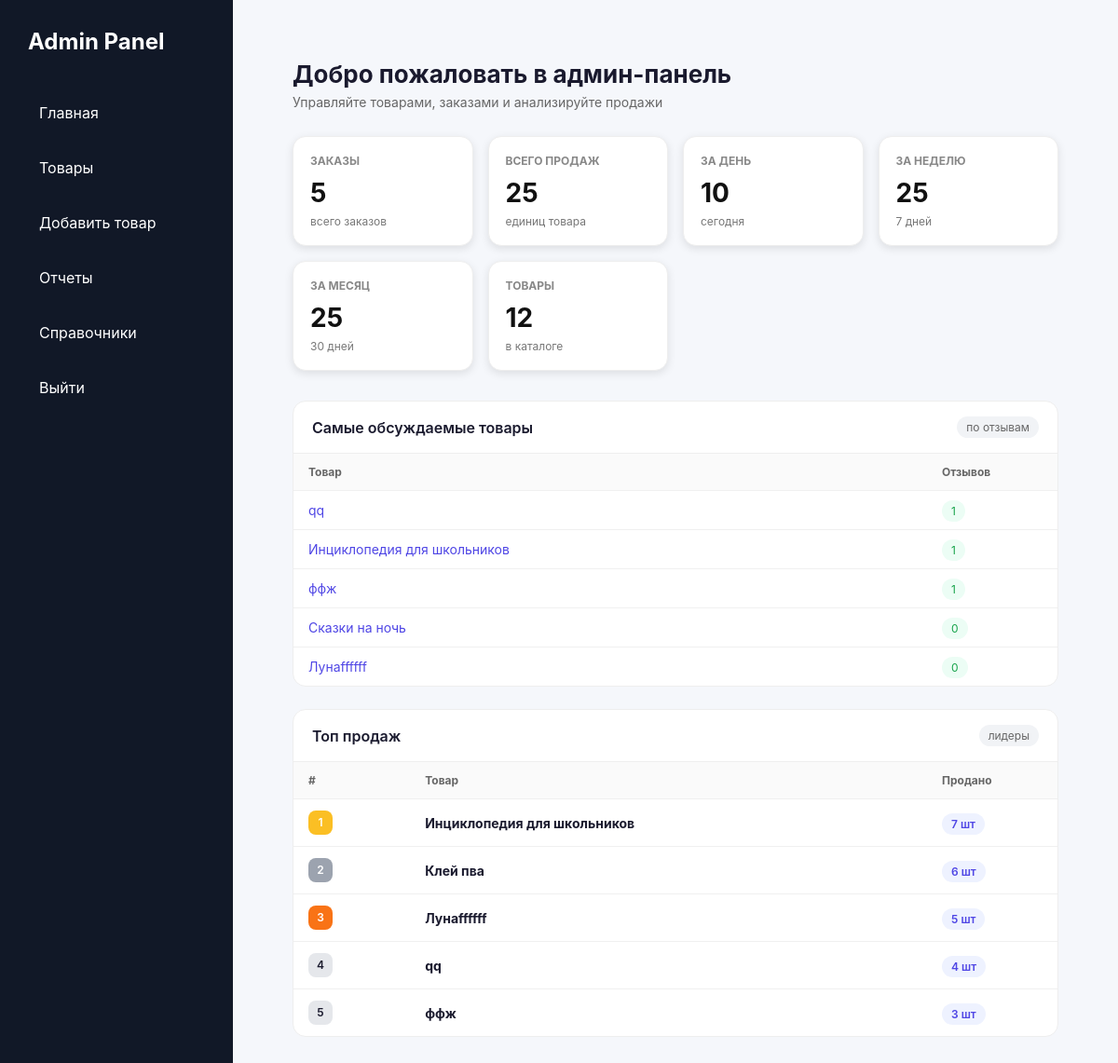
Page /admin-panel/ (signed in) on the committed database.
### shop/models.py (models this page shows, shortened)
class Product(models.Model):
    name = models.CharField(max_length=255, verbose_name="Название")
    slug = models.SlugField(max_length=200, unique=True, blank=True)
    description = models.TextField(blank=True, verbose_name="Описание")
    category = models.ForeignKey(
        Category,
        on_delete=models.PROTECT,blank=False, null=False,
        related_name='products',
        verbose_name="Категория"
    )
    available = models.BooleanField(default=True, verbose_name="Доступен для продажи")
    created = models.DateTimeField(auto_now_add=True)
    updated = models.DateTimeField(auto_now=True)
    rating = models.FloatField(default=0)  # средний рейтинг
    rating_count = models.PositiveIntegerField(default=0)  # сколько оценок
    class Meta:
        verbose_name = "Товар"
        verbose_name_plural = "Товары"
        ordering = ['name']

### admin_panel/views.py (the view)
# urls.py: path('', views.dashboard, name='dashboard'),
@admin_required
def dashboard(request):
    total_orders = Order.objects.count()
    total_products = Product.objects.count()
    total_sales = OrderItem.objects.aggregate(
        total=Sum('quantity')
    )['total'] or 0
    sales_day = get_sales_by_period(1)
    sales_week = get_sales_by_period(7)
    sales_month = get_sales_by_period(30)
    popular_products = (
        OrderItem.objects
        .values('product__id', 'product__name')
        .annotate(total_sold=Sum('quantity'))
        .order_by('-total_sold')[:5]
    )
    most_commented = (
        Product.objects
        .annotate(review_count=Count('reviews'))
        .order_by('-review_count')[:5]
    )
    context = {
        'total_orders': total_orders,
        'total_products': total_products,
        'total_sales': total_sales,
        'sales_day': sales_day,
        'sales_week': sales_week,
        'sales_month': sales_month,
        'popular_products': popular_products,
        'most_commented': most_commented,
    }
    return render(request, 'admin_panel/dashboard.html', context)

### admin_panel/views.py (called while the page is built)
def get_sales_by_period(days):
    since = timezone.now() - timedelta(days=days)
    return OrderItem.objects.filter(
        order__created__gte=since
    ).aggregate(
        total=Sum('quantity')
    )['total'] or 0

### cart/context_processors.py (called while the page is built)
def cart(request):
    if request.user.is_authenticated:
        buyer = getattr(request.user, 'buyer', None)
        if buyer:
            count = Cart.objects.filter(
                buyer=buyer
            ).aggregate(
                total=Sum('quantity')
            )['total'] or 0
        else:
            count = 0
    else:
        count = 0
    return {
        'cart_item_count': count
    }

### admin_panel/templates/admin_panel/dashboard.html (shortened to what this page needs)
{% extends "admin_panel/base.html" %}
{% load static %}
{% block extra_css %}
<link rel="stylesheet" href="{% static 'admin_panel/css/dashboard.css' %}">
{% endblock %}
{% block content %}
<div class="dashboard-container">
    <div class="welcome-header">
        <h1>Добро пожаловать в админ-панель</h1>
        <p>Управляйте товарами, заказами и анализируйте продажи</p>
    </div>
    <div class="stats-grid">
        <div class="stat-card">
            <h3>Заказы</h3>
            <div class="stat-value">{{ total_orders }}</div>
            <div class="stat-trend">всего заказов</div>
        </div>
        <div class="stat-card">
            <h3>Всего продаж</h3>
            <div class="stat-value">{{ total_sales }}</div>
            <div class="stat-trend">единиц товара</div>
        </div>
        <div class="stat-card">
            <h3>За день</h3>
            <div class="stat-value">{{ sales_day }}</div>
            <div class="stat-trend">сегодня</div>
        </div>
        <div class="stat-card">
            <h3>За неделю</h3>
            <div class="stat-value">{{ sales_week }}</div>
            <div class="stat-trend">7 дней</div>
        </div>
        <div class="stat-card">
            <h3>За месяц</h3>
            <div class="stat-value">{{ sales_month }}</div>
            <div class="stat-trend">30 дней</div>
        </div>
        <div class="stat-card">
            <h3>Товары</h3>
            <div class="stat-value">{{ total_products }}</div>
            <div class="stat-trend">в каталоге</div>
        </div>
    </div>
    <div class="section">
        <div class="section-header">
            <h2>Самые обсуждаемые товары</h2>
            <div class="section-badge">по отзывам</div>
        </div>
        {% if most_commented %}
        <table class="data-table">
            <thead>
                <tr>
                    <th>Товар</th>
                    <th style="width: 140px;">Отзывов</th>
                </tr>
            </thead>
            <tbody>
                {% for product in most_commented %}
                <tr>
                    <td>
                        <a href="{% url 'shop:product_detail' product.id product.slug %}">
                            {{ product.name }}
                        </a>
                    </td>
                    <td>
                        <span class="review-count">{{ product.review_count }}</span>
                    </td>
                </tr>
                {% endfor %}
            </tbody>
        </table>
        {% else %}
        <div class="empty-state">
            <p>Нет отзывов на товары</p>
        </div>
        {% endif %}
    </div>
    <div class="section">
        <div class="section-header">
            <h2>Топ продаж</h2>
            <div class="section-badge">лидеры</div>
        </div>
        {% if popular_products %}
        <table class="data-table">
            <thead>
                <tr>
                    <th>#</th>
                    <th>Товар</th>
                    <th style="width: 140px;">Продано</th>
                </tr>
            </thead>
            <tbody>
                {% for item in popular_products %}
                <tr>
                    <td>
                        <span class="rank-badge
                            {% if forloop.counter == 1 %}rank-1
                            {% elif forloop.counter == 2 %}rank-2
                            {% elif forloop.counter == 3 %}rank-3{% endif %}">
                            {{ forloop.counter }}
                        </span>
                    </td>
                    <td><strong>{{ item.product__name }}</strong></td>
                    <td>
                        <span class="sales-count">{{ item.total_sold }} шт</span>
                    </td>
                </tr>
                {% endfor %}
            </tbody>
        </table>
        {% else %}
        <div class="empty-state">
            <p>Нет данных о продажах</p>
        </div>
        {% endif %}
    </div>
</div>
{% endblock %}

### admin_panel/static/admin_panel/css/admin.css (style rules this page uses)
body { margin: 0; font-family: Arial, sans-serif; background: #f5f5f5; }
.stats-grid { display: grid; grid-template-columns: repeat(3, 1fr); gap: 20px; }
.stat-card { background: white; padding: 25px; border-radius: 12px; box-shadow: 0 3px 10px rgba(0,0,0,0.1); }
.stat-card h3 { margin-top: 0; }

### admin_panel/static/admin_panel/css/dashboard.css (style rules this page uses)
* { margin: 0; padding: 0; box-sizing: border-box; }
body { font-family: -apple-system, BlinkMacSystemFont, 'Segoe UI', Roboto, Arial, sans-serif; background: #f5f7fb; color: #1a1a2e; }
.dashboard-container { max-width: 1200px; margin: 0 auto; padding: 24px; }
.welcome-header { margin-bottom: 28px; }
.welcome-header h1 { font-size: 26px; font-weight: 700; margin-bottom: 6px; }
.welcome-header p { color: #666; font-size: 14px; }
.stats-grid { display: grid; grid-template-columns: repeat(auto-fit, minmax(180px, 1fr)); gap: 16px; margin-bottom: 32px; }
.stat-card { background: white; border-radius: 14px; padding: 18px; border: 1px solid #eee; transition: 0.2s; }
.stat-card h3 { font-size: 12px; text-transform: uppercase; color: #888; margin-bottom: 10px; }
.stat-value { font-size: 28px; font-weight: 700; color: #111; }
.stat-trend { font-size: 12px; color: #777; margin-top: 6px; }
.section { background: white; border-radius: 14px; margin-bottom: 24px; border: 1px solid #eee; overflow: hidden; }
.section-header { padding: 16px 20px; border-bottom: 1px solid #eee; display: flex; justify-content: space-between; align-items: center; }
.section-header h2 { font-size: 16px; font-weight: 600; }
.section-badge { font-size: 12px; background: #f1f3f6; padding: 4px 10px; border-radius: 20px; color: #666; }
.data-table { width: 100%; border-collapse: collapse; }
.data-table th { text-align: left; padding: 12px 16px; background: #fafafa; font-size: 12px; color: #666; }
.data-table td { padding: 12px 16px; border-top: 1px solid #f0f0f0; font-size: 14px; }
.data-table a { color: #4f46e5; text-decoration: none; }
.rank-badge { display: inline-block; width: 26px; height: 26px; text-align: center; line-height: 26px; border-radius: 8px; font-size: 12px; background: #e5e7eb; font-weight: 600; }
.rank-1 { background: #fbbf24; color: white; }
.rank-2 { background: #9ca3af; color: white; }
.rank-3 { background: #f97316; color: white; }
.sales-count { background: #eef2ff; color: #4f46e5; padding: 4px 10px; border-radius: 999px; font-size: 12px; font-weight: 600; }
.review-count { background: #ecfdf5; color: #16a34a; padding: 4px 10px; border-radius: 999px; font-size: 12px; }

### rows in the picture
Product: name "qq", review_count "1"
Product: name "Инциклопедия для школьников", review_count "1"
Product: name "ффж", review_count "1"
Product: name "Сказки на ночь", review_count "0"
Product: name "Лунаffffff", review_count "0"

### other values in the picture
{{ total_orders }} "5"
{{ total_sales }} "25"
{{ sales_day }} "10"
{{ sales_week }} "25"
{{ sales_month }} "25"
{{ total_products }} "12"
{{ item.product__name }} "Инциклопедия для школьников" "Клей пва" "Лунаffffff" "qq" "ффж"
{{ item.total_sold }} "7" "6" "5" "4" "3"
